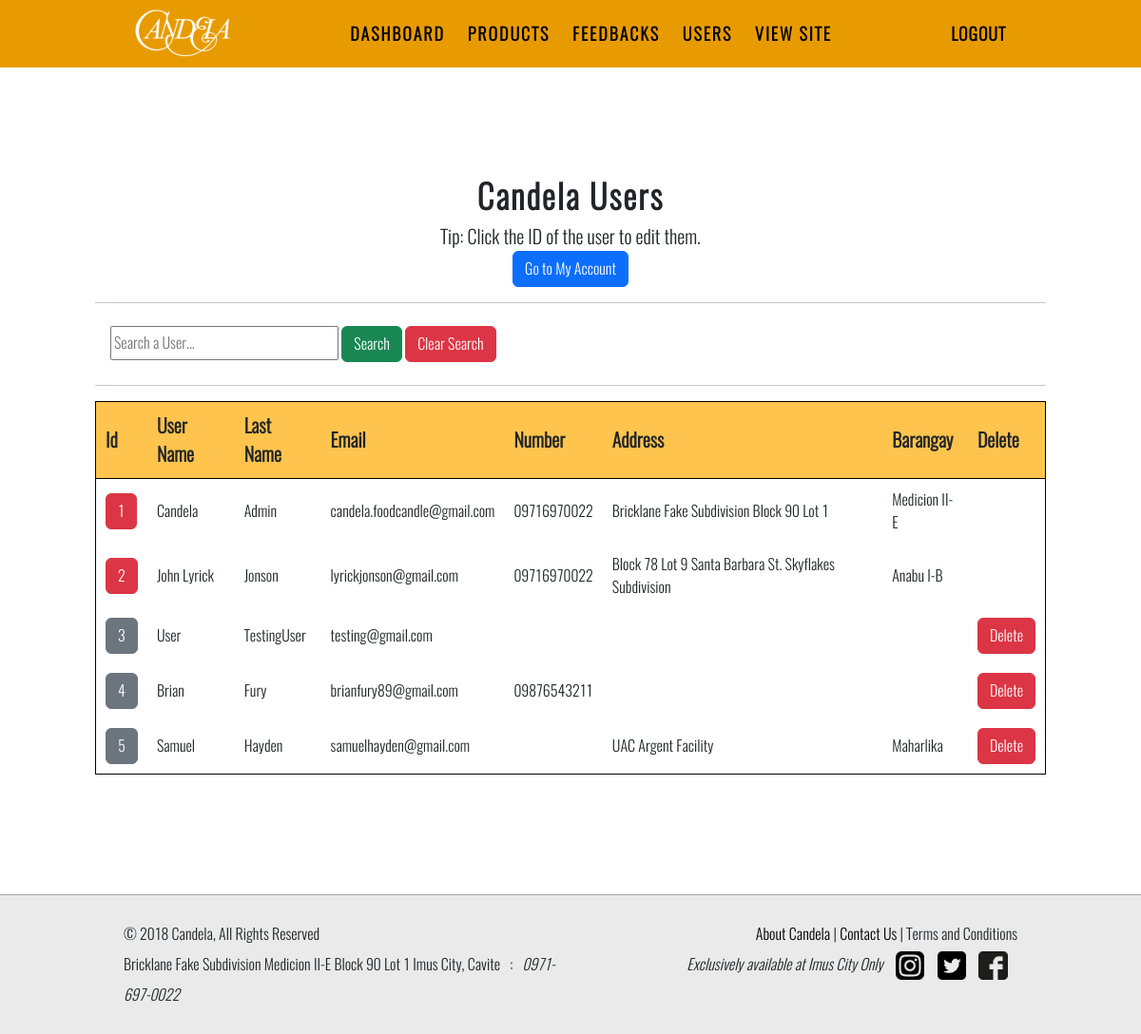
Page /admin-users.php on the committed database.
### tables this page shows
CREATE TABLE `addresses` (
  `address_id` mediumint PRIMARY KEY NOT NULL AUTO_INCREMENT,
  `user_id` mediumint NOT NULL,
  `user_address` text NOT NULL,
  `barangay` varchar(255) NOT NULL,
  `created_at` timestamp NOT NULL
);

CREATE TABLE `users` (
  `user_id` mediumint PRIMARY KEY NOT NULL AUTO_INCREMENT,
  `username` varchar(255) NOT NULL,
  `lastname` varchar(255) NOT NULL,
  `email` varchar(100) NOT NULL,
  `contactnumber` varchar(11) NOT NULL,
  `password` varchar(255) NOT NULL,
  `registration_date` timestamp NOT NULL,
  `type` bool NOT NULL
);

### utilities/server.php (called while the page is built, shortened)
<?php
require("conn/db_connection.php");
class Users {
	static function select_all() {
		global $mysqli;
		$query = 'SELECT u.user_id, username, lastname, email, contactnumber, registration_date, user_address, barangay, type
					FROM users u LEFT JOIN addresses a ON u.user_id = a.user_id ORDER by user_id ASC';
		$result = @mysqli_query($mysqli, $query);
		return ($result || mysqli_num_rows($result) > 0) ? $result : false;
	}
}
?>

### admin-users.php (the view, shortened to what this page needs)
<?php
	require("utilities/server.php");
?>
<!DOCTYPE html>
<html>
<head>
	<?php require("templates/head.php"); ?>
</head>
<body>
<?php require("templates/nav_admin.php"); ?>
<div class="body-content">
	<?php if (!isset($_GET['id'])): ?>
	<div id="welcome-page" class="padding-y-1 padding-x-3">
		<header id="product-header" class="font-35 fw-bold text-center">
			Candela Users<br />
		</header>
		<div class="font-20 text-center">
			Tip: Click the ID of the user to edit them.
		</div>
		<div class="font-20 text-center">
			<a href="myaccount.php" class="btn btn-primary">Go to My Account</a>
		</div>
		<hr />
		<div class="px-3 py-1">
			<form action="admin-users.php" method="get" id="search-product">
				<input type="text" class="search-text-width py-1 my-1" placeholder="Search a User..." name="search" maxlength="255">
				<input type="submit" value="Search" class="btn btn-success my-1">
				<a href="admin-users.php" class="btn btn-danger my-1">Clear Search</a>
			</form>
		</div>
		<hr />
		<div>
			<?php
					if (isset($_GET['search'])) {
						$user_list = Users::select_search($_GET['search']);
					} else {
						$user_list = Users::select_all();
					}
			?>
                <div class="width-100" style="overflow-x: auto;">
                    <table class="w-100 border border-black" id="user-table">
                        <tr class="font-20 fw-bold border-bottom border-black bg-color-1">
                            <td>Id</td>
                            <td>User Name</td>
                            <td>Last Name</td>
                            <td>Email</td>
                            <td>Number</td>
                            <td>Address</td>
                            <td>Barangay</td>
                            <td>Delete</td>
                        </tr>
						<?php if ($user_list):
								while ($user = mysqli_fetch_array($user_list, MYSQLI_ASSOC)):
						?>
							<tr class="paginate">
								<td>
									<?php if ($user['type'] == 0): ?>
										<a href="admin-users.php?id=<?= $user['user_id'] ?>" class="btn btn-secondary">
									<?php else: ?>
										<a href="admin-users.php?id=<?= $user['user_id'] ?>" class="btn btn-danger">
									<?php endif; ?>
										<?= $user['user_id'] ?>
									</a>
								</td>
								<td><?= $user['username'] ?></td>
								<td><?= $user['lastname'] ?></td>
								<td><?= $user['email'] ?></td>
								<td><?= $user['contactnumber'] ?></td>
								<td><?= $user['user_address'] ?></td>
								<td><?= $user['barangay'] ?></td>
								<td>
									<?php if ($user['type'] == 0): ?>
										<a href="admin-users-delete.php?id=<?= $user['user_id'] ?>" class="btn btn-danger">Delete</a>
									<?php endif; ?>
								</td>
							</tr>
						<?php 	endwhile;
							  endif; ?>
                    </table>
                </div>
			<div class="d-flex justify-content-center py-2">
			</div>
		</div>
	</div>
	<?php endif; ?>
</div>
<?php require("templates/footer.php"); ?>
</body>
</html>

### templates/head.php (shortened to what this page needs)
<link href="https://cdn.jsdelivr.net/npm/bootstrap@5.3.2/dist/css/bootstrap.min.css" rel="stylesheet">
<link rel="stylesheet" type="text/css" href="style.css">
<link rel="stylesheet" type="text/css" href="resources/css/simplePagination.css">

### templates/nav_admin.php
<nav id="header" class="navbar bg-color-2 padding-x-1 collapse">
	<div class="container-fluid">
		<div id="navbar-brand">
			<a href="index.php"><img src="images/candela.png" alt="Candela" /></a>
		</div>
		<div id="navbar-expand" class="justify-content-center">
            <a href="admin.php" class="navi">Dashboard</a>
            <a href="admin-products.php" class="navi">Products</a>
            <a href="admin-feedbacks.php" class="navi">Feedbacks</a>
            <a href="admin-users.php" class="navi">Users</a>
			<a href="index.php" class="navi">View Site</a>
		</div>
		<div id="nav-basket">
			<a href="utilities/logout.php">Logout</a>
		</div>
	</div>
</nav>

### templates/footer.php
<div class="footer padding-x-1 padding-y-3">
	<div class="row gx-0">
		<div class="col-md-6">
			&copy; 2018 Candela, All Rights Reserved <br />
			Bricklane Fake Subdivision Medicion II-E Block 90 Lot 1 Imus City, Cavite
				&nbsp;&nbsp;:&nbsp;&nbsp; <i>0971-697-0022</i>
		</div>
		<div class="col-md-6 text-end">
			<span>
				<a href="about.php" class="fnav">About Candela</a> |
				<a href="contact-us.php" class="fnav">Contact Us</a> |
				<a id="myBtn">Terms and Conditions</a>
			</span>
			<br />
			<span>
				<i>Exclusively available at Imus City Only</i>&nbsp;&nbsp;&nbsp;
				<a href="https://www.instagram.com/"><img src="images/instagramlogo.png" class="fsocial-acc"></a>&nbsp;&nbsp;&nbsp;
				<a href="https://twitter.com/"><img src="images/twitter-logo.png" class="fsocial-acc"></a>&nbsp;&nbsp;&nbsp;
				<a href="https://www.facebook.com/"><img src="images/facebooklogo.png" class="fsocial-acc"></a>&nbsp;&nbsp;&nbsp;
			</span>
		</div>
	</div>
</div>

### style.css (style rules this page uses)
body { margin:0; font-family: oswald; font-size: 16px; }
* { box-sizing: border-box; }
.bg-color-1 { background-color: #ffc44d; }
.bg-color-2 { background-color: #e89b00; }
@media (min-width: 0px) { .padding-x-1, .padding-x-3 { padding-left: 10px; padding-right: 10px; } }
@media (min-width: 0px) { .padding-y-1 { padding-top: 60px; padding-bottom: 60px; } }
@media (min-width: 0px) { .padding-y-3 { padding-top: 25px; padding-bottom: 25px; } }
@media (min-width: 576px) { .padding-x-1, .padding-x-2, .padding-x-3 { padding-left: 30px; padding-right: 30px; } }
@media (min-width: 576px) { .padding-y-1 { padding-top: 110px; padding-bottom: 110px; } }
@media (min-width: 768px) { .padding-x-1 { padding-left: 80px; padding-right: 80px; } }
@media (min-width: 768px) { .padding-x-2, .padding-x-3 { padding-left: 50px; padding-right: 50px; } }
@media (min-width: 992px) { .padding-x-1 { padding-left: 130px; padding-right: 130px; } }
@media (min-width: 992px) { .padding-x-2, .padding-x-3 { padding-left: 100px; padding-right: 100px; } }
.font-20 { font-size: 20px; }
.font-35 { font-size: 35px; }
#header, #bottom_header { padding-top: 10px; padding-bottom: 10px; font-size: 18px; font-weight: bolder; text-transform: uppercase; }
#nav-basket { display: inline-block; letter-spacing: 1px; }
.navi { padding: 5px 10px; display: inline-block; letter-spacing: 2px; }
.body-content { min-height: 62vh; }
.footer { background-color: #eaeaea; line-height: 2; border-top-color: #a9a9a9; border-top-style: solid; border-top-width: 1px; bottom: 0; }
.fsocial-acc { height: 30px; }
#product-header { letter-spacing: 2px; }
a { text-decoration: none; color: #000; transition: .3s ease; }
.search-text-width { width: 85wv; }
@media (min-width: 768px) { .search-text-width { width: 30vw; } }
@media screen and (min-width: 992px) { .search-text-width { width: 20vw; } }
#user-table td { padding: 10px; }

### rows in the picture
addresses: user.user_id "1", user.username "Candela", user.lastname "Admin", user.email "candela.foodcandle@gmail.com", user.contactnumber "09716970022", user_address "Bricklane Fake Subdivision Block 90 Lot 1", barangay "Medicion II-E"
addresses: user.user_id "2", user.username "John Lyrick", user.lastname "Jonson", user.email "lyrickjonson@gmail.com", user.contactnumber "09716970022", user_address "Block 78 Lot 9 Santa Barbara St. Skyflakes Subdivision", barangay "Anabu I-B"
users: user_id "3", username "User", lastname "TestingUser", email "testing@gmail.com"
users: user_id "4", username "Brian", lastname "Fury", email "brianfury89@gmail.com", contactnumber "09876543211"
addresses: user.user_id "5", user.username "Samuel", user.lastname "Hayden", user.email "samuelhayden@gmail.com", user_address "UAC Argent Facility", barangay "Maharlika"
